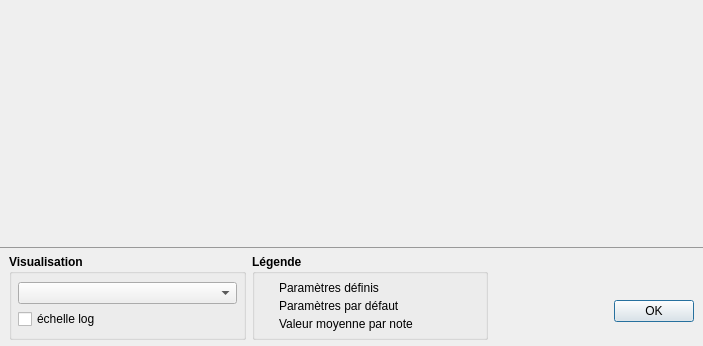
<?xml version="1.0" encoding="UTF-8"?>
<ui version="4.0">
 <class>DialogVisualizer</class>
 <widget class="QDialog" name="DialogVisualizer">
  <property name="windowModality">
   <enum>Qt::ApplicationModal</enum>
  </property>
  <property name="geometry">
   <rect>
    <x>0</x>
    <y>0</y>
    <width>703</width>
    <height>346</height>
   </rect>
  </property>
  <property name="windowTitle">
   <string>Visualiseur</string>
  </property>
  <property name="windowIcon">
   <iconset resource="../resources.qrc">
    <normaloff>:/icons/icon</normaloff>:/icons/icon</iconset>
  </property>
  <layout class="QVBoxLayout" name="verticalLayout">
   <property name="spacing">
    <number>0</number>
   </property>
   <property name="leftMargin">
    <number>0</number>
   </property>
   <property name="topMargin">
    <number>0</number>
   </property>
   <property name="rightMargin">
    <number>0</number>
   </property>
   <property name="bottomMargin">
    <number>0</number>
   </property>
   <item>
    <widget class="GraphVisualizer" name="graphVisualizer" native="true">
     <property name="sizePolicy">
      <sizepolicy hsizetype="Expanding" vsizetype="Expanding">
       <horstretch>0</horstretch>
       <verstretch>0</verstretch>
      </sizepolicy>
     </property>
    </widget>
   </item>
   <item>
    <widget class="QFrame" name="frame">
     <property name="styleSheet">
      <string notr="true">QFrame#frame
{
	border-top: 1px solid #999;
}</string>
     </property>
     <property name="frameShape">
      <enum>QFrame::NoFrame</enum>
     </property>
     <property name="frameShadow">
      <enum>QFrame::Raised</enum>
     </property>
     <layout class="QGridLayout" name="gridLayout">
      <property name="leftMargin">
       <number>6</number>
      </property>
      <property name="topMargin">
       <number>6</number>
      </property>
      <property name="rightMargin">
       <number>6</number>
      </property>
      <property name="bottomMargin">
       <number>6</number>
      </property>
      <item row="0" column="3">
       <spacer name="verticalSpacer">
        <property name="orientation">
         <enum>Qt::Vertical</enum>
        </property>
        <property name="sizeType">
         <enum>QSizePolicy::Maximum</enum>
        </property>
        <property name="sizeHint" stdset="0">
         <size>
          <width>20</width>
          <height>40</height>
         </size>
        </property>
       </spacer>
      </item>
      <item row="0" column="1" rowspan="3">
       <widget class="QGroupBox" name="groupBox">
        <property name="sizePolicy">
         <sizepolicy hsizetype="Preferred" vsizetype="Preferred">
          <horstretch>0</horstretch>
          <verstretch>0</verstretch>
         </sizepolicy>
        </property>
        <property name="font">
         <font>
          <weight>75</weight>
          <bold>true</bold>
         </font>
        </property>
        <property name="title">
         <string>Visualisation</string>
        </property>
        <layout class="QVBoxLayout" name="verticalLayout_5">
         <property name="spacing">
          <number>3</number>
         </property>
         <property name="leftMargin">
          <number>6</number>
         </property>
         <property name="topMargin">
          <number>6</number>
         </property>
         <property name="rightMargin">
          <number>6</number>
         </property>
         <property name="bottomMargin">
          <number>6</number>
         </property>
         <item>
          <widget class="QComboBox" name="comboParameter">
           <property name="font">
            <font>
             <weight>50</weight>
             <bold>false</bold>
            </font>
           </property>
          </widget>
         </item>
         <item>
          <widget class="QCheckBox" name="checkLog">
           <property name="maximumSize">
            <size>
             <width>200</width>
             <height>16777215</height>
            </size>
           </property>
           <property name="font">
            <font>
             <weight>50</weight>
             <bold>false</bold>
            </font>
           </property>
           <property name="text">
            <string>échelle log</string>
           </property>
          </widget>
         </item>
        </layout>
       </widget>
      </item>
      <item row="0" column="2" rowspan="3">
       <widget class="QGroupBox" name="groupBox_2">
        <property name="sizePolicy">
         <sizepolicy hsizetype="Preferred" vsizetype="Preferred">
          <horstretch>0</horstretch>
          <verstretch>0</verstretch>
         </sizepolicy>
        </property>
        <property name="font">
         <font>
          <weight>75</weight>
          <bold>true</bold>
         </font>
        </property>
        <property name="title">
         <string>Légende</string>
        </property>
        <layout class="QGridLayout" name="gridLayout_2">
         <property name="leftMargin">
          <number>6</number>
         </property>
         <property name="topMargin">
          <number>6</number>
         </property>
         <property name="rightMargin">
          <number>6</number>
         </property>
         <property name="bottomMargin">
          <number>6</number>
         </property>
         <property name="spacing">
          <number>3</number>
         </property>
         <item row="3" column="0">
          <widget class="GraphLegend" name="widgetLegendMoyenne" native="true">
           <property name="minimumSize">
            <size>
             <width>15</width>
             <height>15</height>
            </size>
           </property>
           <property name="maximumSize">
            <size>
             <width>15</width>
             <height>15</height>
            </size>
           </property>
          </widget>
         </item>
         <item row="0" column="0">
          <widget class="GraphLegend" name="widgetLegendDefined" native="true">
           <property name="minimumSize">
            <size>
             <width>15</width>
             <height>15</height>
            </size>
           </property>
           <property name="maximumSize">
            <size>
             <width>15</width>
             <height>15</height>
            </size>
           </property>
          </widget>
         </item>
         <item row="2" column="1" colspan="2">
          <widget class="QLabel" name="label_5">
           <property name="font">
            <font>
             <weight>50</weight>
             <bold>false</bold>
            </font>
           </property>
           <property name="text">
            <string>Paramètres par défaut</string>
           </property>
          </widget>
         </item>
         <item row="2" column="0">
          <widget class="GraphLegend" name="widgetLegendDefault" native="true">
           <property name="minimumSize">
            <size>
             <width>15</width>
             <height>15</height>
            </size>
           </property>
           <property name="maximumSize">
            <size>
             <width>15</width>
             <height>15</height>
            </size>
           </property>
          </widget>
         </item>
         <item row="3" column="1">
          <widget class="QLabel" name="label_3">
           <property name="font">
            <font>
             <weight>50</weight>
             <bold>false</bold>
            </font>
           </property>
           <property name="text">
            <string>Valeur moyenne par note</string>
           </property>
          </widget>
         </item>
         <item row="0" column="1">
          <widget class="QLabel" name="label_4">
           <property name="font">
            <font>
             <weight>50</weight>
             <bold>false</bold>
            </font>
           </property>
           <property name="text">
            <string>Paramètres définis</string>
           </property>
          </widget>
         </item>
        </layout>
       </widget>
      </item>
      <item row="0" column="0">
       <spacer name="horizontalSpacer_2">
        <property name="orientation">
         <enum>Qt::Horizontal</enum>
        </property>
        <property name="sizeType">
         <enum>QSizePolicy::Fixed</enum>
        </property>
        <property name="sizeHint" stdset="0">
         <size>
          <width>3</width>
          <height>20</height>
         </size>
        </property>
       </spacer>
      </item>
      <item row="1" column="4">
       <spacer name="horizontalSpacer_3">
        <property name="orientation">
         <enum>Qt::Horizontal</enum>
        </property>
        <property name="sizeType">
         <enum>QSizePolicy::Fixed</enum>
        </property>
        <property name="sizeHint" stdset="0">
         <size>
          <width>3</width>
          <height>20</height>
         </size>
        </property>
       </spacer>
      </item>
      <item row="1" column="3">
       <widget class="QDialogButtonBox" name="buttonBox">
        <property name="sizePolicy">
         <sizepolicy hsizetype="Preferred" vsizetype="Fixed">
          <horstretch>0</horstretch>
          <verstretch>0</verstretch>
         </sizepolicy>
        </property>
        <property name="maximumSize">
         <size>
          <width>200</width>
          <height>16777215</height>
         </size>
        </property>
        <property name="orientation">
         <enum>Qt::Horizontal</enum>
        </property>
        <property name="standardButtons">
         <set>QDialogButtonBox::Ok</set>
        </property>
       </widget>
      </item>
     </layout>
    </widget>
   </item>
  </layout>
 </widget>
 <customwidgets>
  <customwidget>
   <class>GraphVisualizer</class>
   <extends>QWidget</extends>
   <header>dialog_visualizer.h</header>
   <container>1</container>
  </customwidget>
  <customwidget>
   <class>GraphLegend</class>
   <extends>QWidget</extends>
   <header>dialog_visualizer.h</header>
   <container>1</container>
  </customwidget>
 </customwidgets>
 <tabstops>
  <tabstop>comboParameter</tabstop>
  <tabstop>checkLog</tabstop>
 </tabstops>
 <resources>
  <include location="../resources.qrc"/>
 </resources>
 <connections>
  <connection>
   <sender>buttonBox</sender>
   <signal>accepted()</signal>
   <receiver>DialogVisualizer</receiver>
   <slot>accept()</slot>
   <hints>
    <hint type="sourcelabel">
     <x>248</x>
     <y>254</y>
    </hint>
    <hint type="destinationlabel">
     <x>157</x>
     <y>274</y>
    </hint>
   </hints>
  </connection>
  <connection>
   <sender>buttonBox</sender>
   <signal>rejected()</signal>
   <receiver>DialogVisualizer</receiver>
   <slot>reject()</slot>
   <hints>
    <hint type="sourcelabel">
     <x>316</x>
     <y>260</y>
    </hint>
    <hint type="destinationlabel">
     <x>286</x>
     <y>274</y>
    </hint>
   </hints>
  </connection>
 </connections>
</ui>
